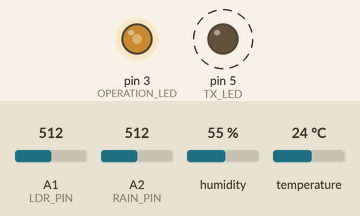
Recording of a sketch running on a simulated Arduino Uno, built with avr-gcc and run on an emulated ATmega328P. Parts: output pins drawn as LEDs (lit = HIGH). Dashed ring = blinking. Inputs (shaded band) come from the test bench; at power-on: A1 (LDR_PIN) = 512, A2 (RAIN_PIN) = 512, humidity 55 %, temperature 24 °C. No radio packets arrive unless stated; what the sketch prints to the serial monitor is not drawn.

Above: at 0.5 s.
Timing chart, 0 to 4.9 s (numbered marks = the images above):
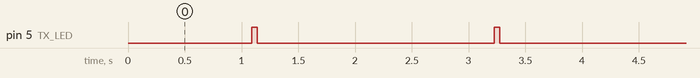

The sketch:

ardumetStation.ino
```cpp
// (licence header left out)
// Copyright (c) 2015 Javier Ramirez Diaz <javi.rmrz@gmail.com>

// Permission is hereby granted, free of charge, to any person obtaining a copy
// of this software and associated documentation files (the "Software"), to deal
// in the Software without restriction, including without limitation the rights
// to use, copy, modify, merge, publish, distribute, sublicense, and/or sell
// copies of the Software, and to permit persons to whom the Software is
// furnished to do so, subject to the following conditions:

// The above copyright notice and this permission notice shall be included in
// all copies or substantial portions of the Software.

// THE SOFTWARE IS PROVIDED "AS IS", WITHOUT WARRANTY OF ANY KIND, EXPRESS OR
// IMPLIED, INCLUDING BUT NOT LIMITED TO THE WARRANTIES OF MERCHANTABILITY,
// FITNESS FOR A PARTICULAR PURPOSE AND NONINFRINGEMENT. IN NO EVENT SHALL THE
// AUTHORS OR COPYRIGHT HOLDERS BE LIABLE FOR ANY CLAIM, DAMAGES OR OTHER
// LIABILITY, WHETHER IN AN ACTION OF CONTRACT, TORT OR OTHERWISE, ARISING FROM,
// OUT OF OR IN CONNECTION WITH THE SOFTWARE OR THE USE OR OTHER DEALINGS IN
// THE SOFTWARE.


#include <dht.h>           // for the DHT11 humidity-temperature sensor
#include <VirtualWire.h>   // for the RF transmitter

String weatherMsgAsString = "";
unsigned long timeSinceArdumetStartedRunning;

dht DHT;

#define DHT11_PIN A0
#define RAIN_PIN A2
#define LDR_PIN A1
// attach RF transmitter data pin to digital pin 12

#define OPERATION_LED 3    // will light when the ArduMET is up and running
#define TX_LED 5           // will light when the ArduMET is sending data through RF

#define UPDATE_RATE 1000 // time in miliseconds for the update/send rate

void lightOperationLED() {
  analogWrite(OPERATION_LED, 130);
}

void lightTxLED() {
  digitalWrite(TX_LED, HIGH);
  delay(50);
  digitalWrite(TX_LED, LOW);
}

void setup()
{
  Serial.begin(115200);
  Serial.println("ArduMET weather station up and ready.");
  Serial.print("Using DHT library version: ");
  Serial.println(DHT_LIB_VERSION);
  Serial.println("temperature  -  humidity  -  rain  -  light");

  pinMode(OPERATION_LED, OUTPUT);
  pinMode(TX_LED, OUTPUT);

  vw_setup(2000); // Bits per sec for the RF transmission

  lightOperationLED();
}

void loop() {

  int chk = DHT.read11(DHT11_PIN);
  switch (chk)
  {
    case DHTLIB_OK:
      Serial.print("OK,\t");
      break;
    case DHTLIB_ERROR_CHECKSUM:
      Serial.print("Checksum error,\t");
      break;
    case DHTLIB_ERROR_TIMEOUT:
      Serial.print("Time out error,\t");
      break;
    default:
      Serial.print("Unknown error,\t");
      break;
  }

  delay(1000);

  int rainSensor = analogRead(RAIN_PIN);
  int rainValue = map(rainSensor, 0, 1023, 0, 255);
  int LDRSensor = analogRead(LDR_PIN);
  int LDRValue = map(LDRSensor, 0, 1023, 0, 255);

  weatherMsgAsString = String(DHT.temperature) + ";" + String(DHT.humidity) + ";" + String(rainValue)  + ";" + String(LDRValue);

  const char *weatherMsgAsCharArray = weatherMsgAsString.c_str();

  vw_send((uint8_t *)weatherMsgAsCharArray, strlen(weatherMsgAsCharArray));
  vw_wait_tx(); // Wait until the whole message is gone
  lightTxLED();

  Serial.print("Message sent at ");
  timeSinceArdumetStartedRunning = millis();
  Serial.print(timeSinceArdumetStartedRunning);
  Serial.print(": ");
  Serial.println(weatherMsgAsCharArray);
  weatherMsgAsString = ""; // empty for the next iteration
  delay(UPDATE_RATE);
}
```

Measured:
- by itself, pin 5 (TX_LED): alternates HIGH for 0.05 s and LOW for 2.1 s
